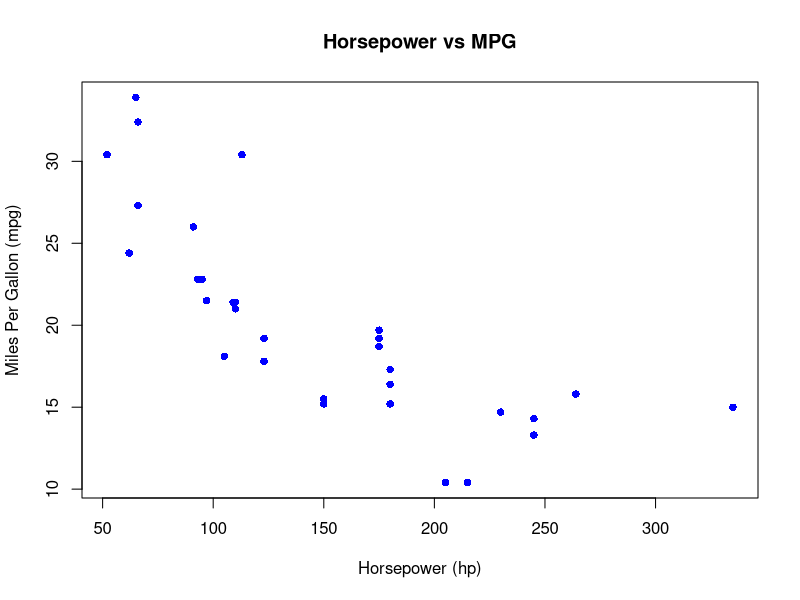

Here is the R script that generated this plot:
# Load the dataset (already built-in)
data(mtcars)

# Display the first few rows of mtcars
head(mtcars)

# Scatter plot of mpg vs hp
plot(mtcars$hp, mtcars$mpg, 
     main = "Horsepower vs MPG",
     xlab = "Horsepower (hp)", 
     ylab = "Miles Per Gallon (mpg)",
     col = "blue", 
     pch = 16)  # Circle markers